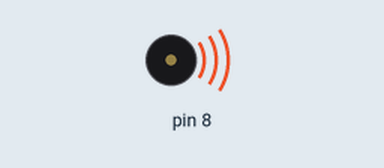
A sketch run on a simulated Arduino Uno, built with avr-gcc and run on an emulated ATmega328P. Shown: buzzer (waves = sounding).

Above: at 0.5 s.
At 4.5 s:
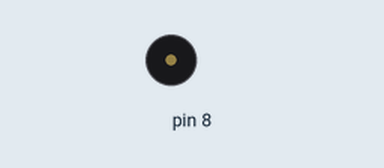
Timing chart, 0 to 7.8 s (numbered marks = the images above):
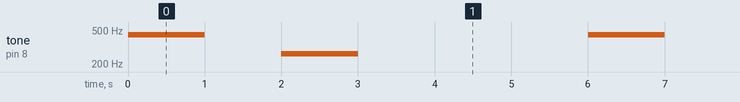

Measured:
- by itself, tone on pin 8: repeats every 6.0 s: silent 1.0 s, 262 Hz 1.0 s, silent 3.0 s, 440 Hz 1.0 s

The sketch:

mBotBuzzerTest.ino
```cpp
/**
 * @file    mBotBuzzerTest.ino
 * @author  Evan Genuise
 * @version V1.0.0
 * @date    11/6/2018
 * @brief   Description: This file is used to test the buzzer on mBot
 *
 * Function List:
 * 1. void tone(int frequency, int duration)
 *    @brief Plays tone
 *    @param frequency Frequency (Hz)
 *    @param duration Time that note will be played x(ms)
 */

#include <MeMCore.h>

MeBuzzer buzzer;

void setup() {

}

void loop() {
  buzzer.tone(440, 1000);
  delay(1000);
  buzzer.tone(262, 1000);
  delay(3000);
}
```
